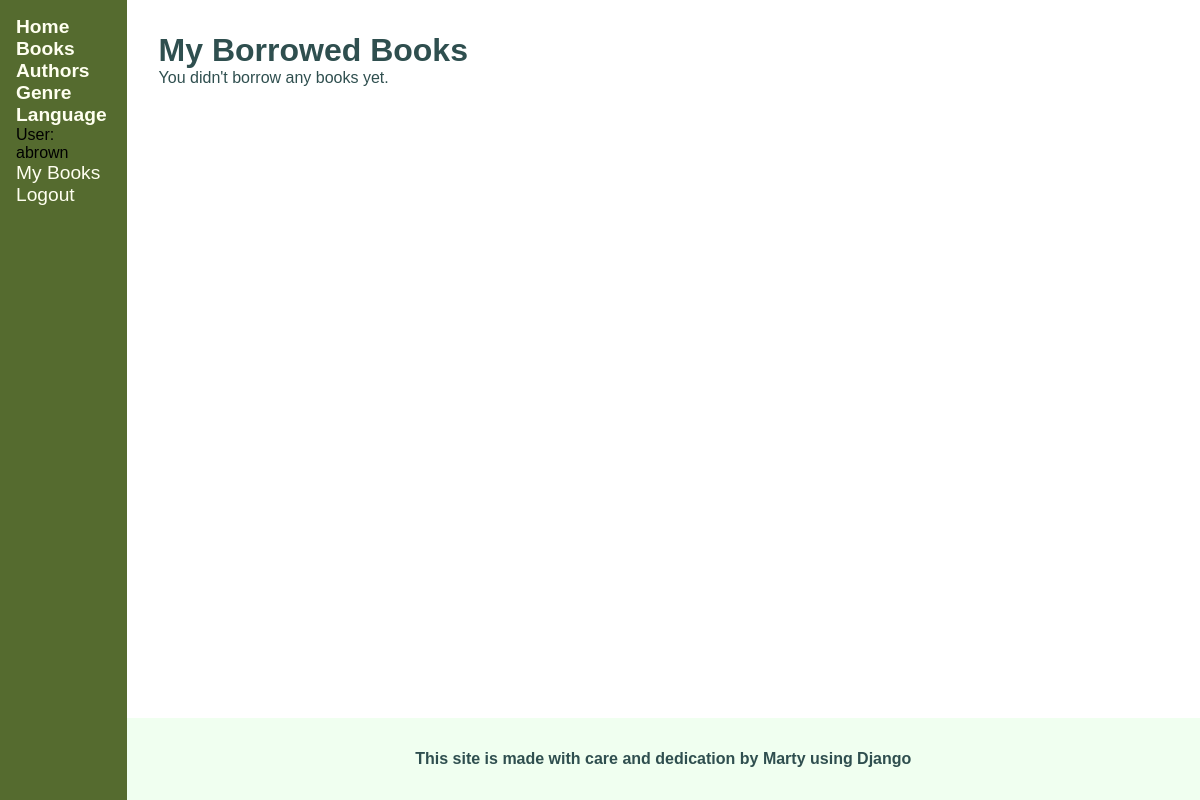
The page /catalog/mybooks/ (signed in) on the database as committed earlier.
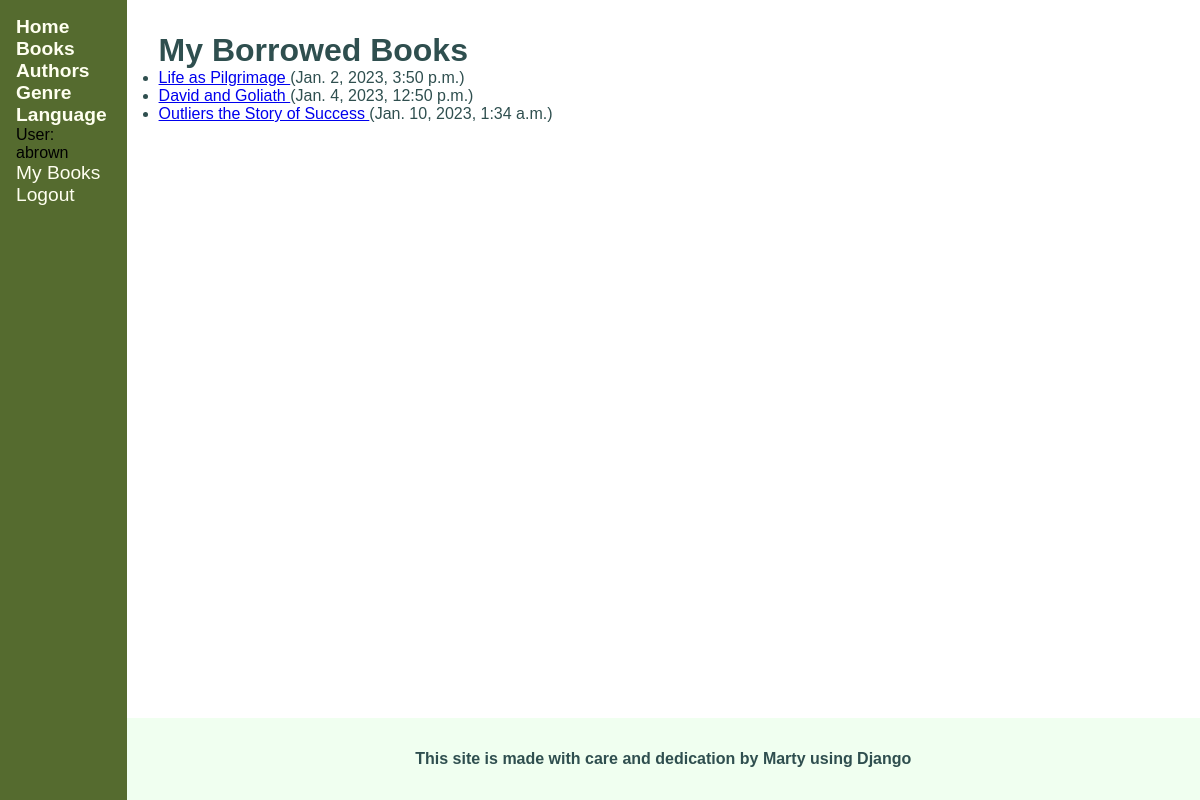
The same page on the database as committed later.
### catalog/models.py (models this page shows, shortened)
class BookInstance(models.Model):
    STATUS_MAINTENANCE = 'm'
    STATUS_LOANED = 'o'
    STATUS_AVAILABLE = 'a'
    STATUS_RESERVED = 'r'
    LOAN_STATUS = (
        (STATUS_MAINTENANCE, 'Maintenance'),
        (STATUS_LOANED, 'On Loan'),
        (STATUS_AVAILABLE, 'Available'),
        (STATUS_RESERVED, 'Reserved'),
    )
    copy_id = models.UUIDField(default=uuid.uuid4, help_text='The ID of the book in the catalog\'s stock', primary_key=True, editable=False)
    loaned_on = models.DateTimeField(blank=True, null=True)
    due_back = models.DateTimeField(blank=True, null=True)
    book = models.ForeignKey(Book, on_delete=models.RESTRICT)
    imprint = models.CharField(max_length=200, blank=True)
    borrower = models.ForeignKey(User, blank=True, null=True, on_delete=models.RESTRICT)
    status = models.CharField(
        max_length=1,
        choices=LOAN_STATUS,
        default=STATUS_MAINTENANCE,
        help_text='Book availability status'
    )
    class Meta:
        ordering = ['status', 'loaned_on', 'due_back']
        permissions = (('can_mark_returned', 'Set book as returned'),)
    @property
    def is_overdue(self):
        return bool(self.due_back.date() < date.today()) if self.due_back else False

class Book(models.Model):
    title = models.CharField(max_length=200, help_text='The title of the book')
    pub_date = models.DateField(help_text='The publication date', blank=True, null=True)
    authors = models.ManyToManyField('Author', related_name='books', help_text='The name(s) of the author(s)')
    summary = models.CharField(max_length=2000, help_text='A summary of the book\'s content')
    isbn = models.IntegerField('ISBN', help_text='The ISBN number of the book', unique=True, primary_key=True, editable=False)
    genre = models.ManyToManyField('Genre', related_name='books', help_text='The genre(s) for this book')
    language = models.ForeignKey('Language', null=True, on_delete=models.SET_NULL)
    class Meta:
        ordering = ['title']

### catalog/views.py (the view)
# urls.py: path('mybooks/', views.LoanedBooksByUserListView.as_view(), name='my-borrowed'),
class LoanedBooksByUserListView(LoginRequiredMixin, generic.ListView):
    model = BookInstance
    template_name = 'catalog/bookinstance_list_borrowed_user.html'
    paginate_by = 10
    def get_queryset(self):
        return BookInstance.objects.filter(
                borrower=self.request.user
            ).filter(
                status__exact='o'
            ).order_by('due_back')

### catalog/templates/catalog/bookinstance_list_borrowed_user.html
{% extends 'catalog/base_generic.html' %}
{% block content %}
    <h1>My Borrowed Books</h1>
    {% if bookinstance_list %}
    {% for book_instance in bookinstance_list %}
    <ul>
        <li class="{% if book_instance.is_overdue %}text-danger{% endif %}">
            <a href="{% url 'catalog:book-detail-view' book_instance.book.pk %}">
                {{ book_instance.book.title }}
            </a>
            ({{ book_instance.due_back }})
        </li>
    </ul>
    {% endfor %}
    {% else %}
    <p>You didn't borrow any books yet.</p>
    {% endif %}
{% endblock content %}

Rows that differ between the two databases and show on the page:
now on this page (row edited): BookInstance: book "Life as Pilgrimage", due_back "Jan. 2, 2023, 3:50 p.m."
now on this page (row edited): BookInstance: book "David and Goliath", due_back "Jan. 4, 2023, 12:50 p.m."
now on this page (row edited): BookInstance: book "Outliers the Story of Success", due_back "Jan. 10, 2023, 1:34 a.m."
Other text that changed with them:
text no longer shown: "You didn't borrow any books yet."
